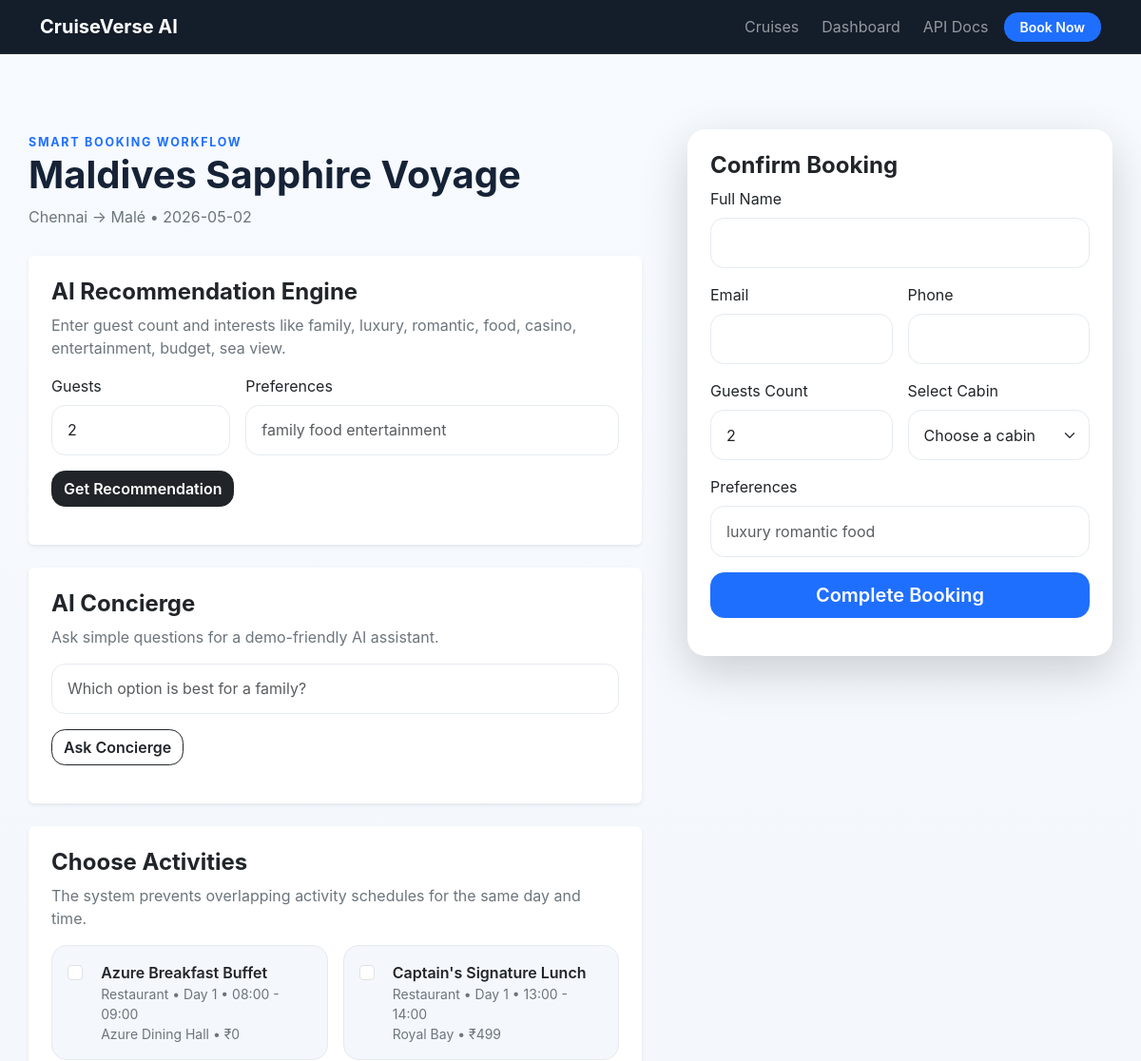
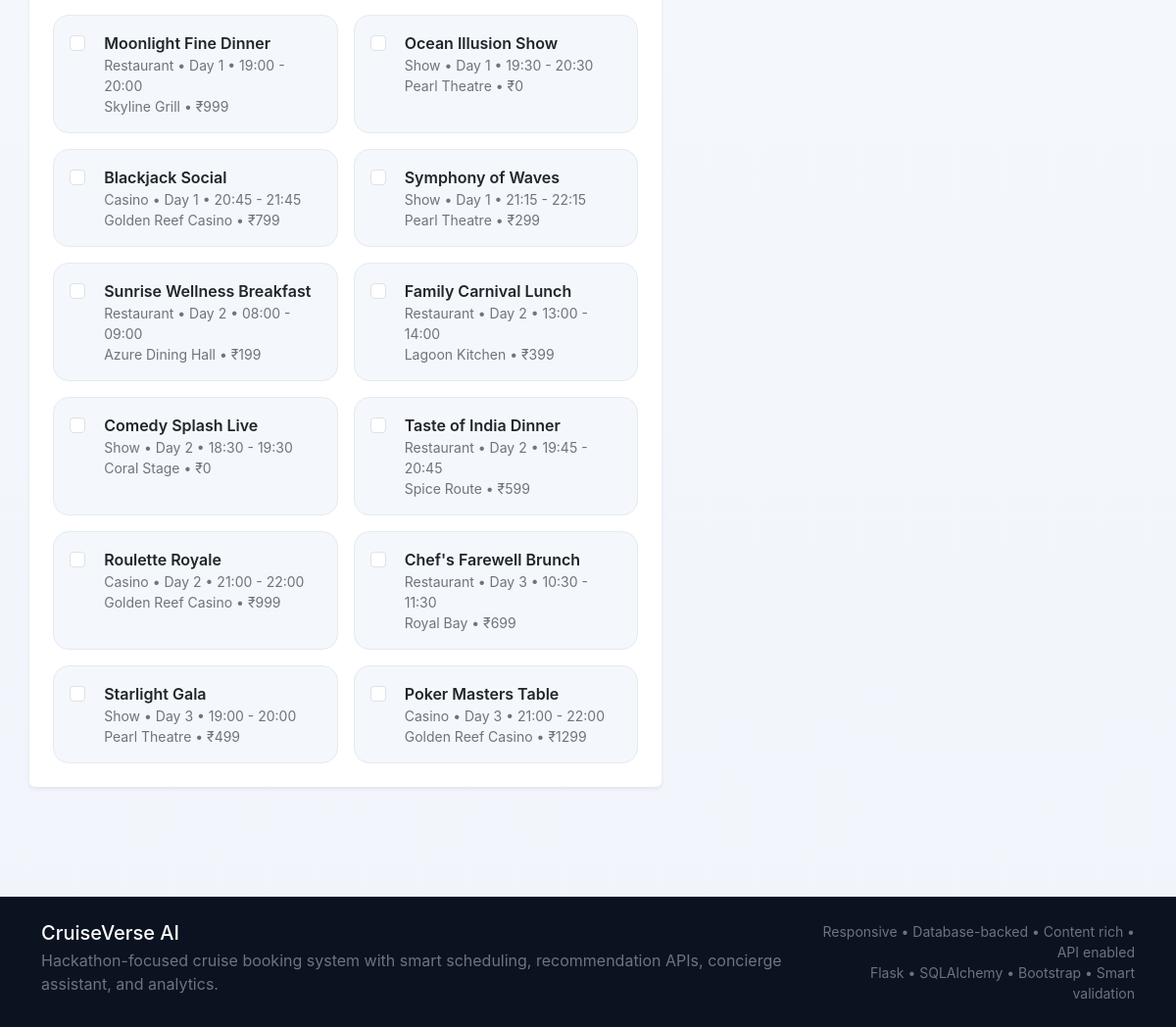
/booking/2, run on the app's committed database (2 pictures, top to bottom).
### app.py (models this page shows)
class Cruise(db.Model):
    id = db.Column(db.Integer, primary_key=True)
    code = db.Column(db.String(20), unique=True, nullable=False)
    name = db.Column(db.String(120), nullable=False)
    departure_port = db.Column(db.String(120), nullable=False)
    arrival_port = db.Column(db.String(120), nullable=False)
    sailing_date = db.Column(db.String(20), nullable=False)
    duration_nights = db.Column(db.Integer, nullable=False)
    ship_name = db.Column(db.String(120), nullable=False)
    base_price = db.Column(db.Float, nullable=False)
    image_url = db.Column(db.String(500), nullable=False)
    description = db.Column(db.Text, nullable=False)
    highlights = db.Column(db.Text, nullable=False)
    cabins = db.relationship("Cabin", backref="cruise", lazy=True, cascade="all, delete-orphan")
    activities = db.relationship("Activity", backref="cruise", lazy=True, cascade="all, delete-orphan")
    bookings = db.relationship("Booking", backref="cruise", lazy=True, cascade="all, delete-orphan")

class Activity(db.Model):
    id = db.Column(db.Integer, primary_key=True)
    cruise_id = db.Column(db.Integer, db.ForeignKey("cruise.id"), nullable=False)
    title = db.Column(db.String(120), nullable=False)
    category = db.Column(db.String(50), nullable=False)  # Restaurant, Show, Casino
    venue = db.Column(db.String(120), nullable=False)
    day_number = db.Column(db.Integer, nullable=False)
    slot_label = db.Column(db.String(50), nullable=False)
    start_time = db.Column(db.String(5), nullable=False)
    end_time = db.Column(db.String(5), nullable=False)
    capacity = db.Column(db.Integer, nullable=False)
    price = db.Column(db.Float, nullable=False, default=0)
    description = db.Column(db.Text, nullable=False)
    tags = db.Column(db.String(250), nullable=False)

### app.py (the view)
@app.route("/booking/<int:cruise_id>")
def booking_page(cruise_id: int):
    cruise = Cruise.query.get_or_404(cruise_id)
    cabins = Cabin.query.filter_by(cruise_id=cruise.id, is_available=True).order_by(Cabin.price.asc()).all()
    activities = Activity.query.filter_by(cruise_id=cruise.id).order_by(Activity.day_number.asc(), Activity.start_time.asc()).all()
    return render_template("booking.html", cruise=cruise, cabins=cabins, activities=activities)

### templates/booking.html (shortened to what this page needs)
{% extends "base.html" %}
{% block content %}
<div class="container section-gap">
  <div class="row g-5">
    <div class="col-lg-7">
      <div class="section-heading">
        <span class="eyebrow dark">SMART BOOKING WORKFLOW</span>
        <h1 class="fw-bold">{{ cruise.name }}</h1>
        <p class="text-secondary">{{ cruise.departure_port }} → {{ cruise.arrival_port }} • {{ cruise.sailing_date }}</p>
      </div>
      <div class="card border-0 shadow-sm">
        <div class="card-body p-4">
          <h4 class="fw-bold">AI Recommendation Engine</h4>
          <p class="text-secondary">Enter guest count and interests like family, luxury, romantic, food, casino, entertainment, budget, sea view.</p>
          <div class="row g-3">
            <div class="col-md-4">
              <label class="form-label">Guests</label>
              <input id="aiGuests" class="form-control" type="number" min="1" max="4" value="2">
            </div>
            <div class="col-md-8">
              <label class="form-label">Preferences</label>
              <input id="aiPreferences" class="form-control" placeholder="family food entertainment">
            </div>
            <div class="col-12">
              <button class="btn btn-dark" onclick="getRecommendations({{ cruise.id }})">Get Recommendation</button>
            </div>
          </div>
        </div>
      </div>
      <div class="card border-0 shadow-sm mt-4">
        <div class="card-body p-4">
          <h4 class="fw-bold">AI Concierge</h4>
          <p class="text-secondary">Ask simple questions for a demo-friendly AI assistant.</p>
          <div class="row g-3">
            <div class="col-12">
              <input id="conciergeMessage" class="form-control" placeholder="Which option is best for a family?">
            </div>
            <div class="col-12">
              <button class="btn btn-outline-dark" onclick="askConcierge()">Ask Concierge</button>
            </div>
          </div>
        </div>
      </div>
      <div class="card border-0 shadow-sm mt-4">
        <div class="card-body p-4">
          <h4 class="fw-bold">Choose Activities</h4>
          <p class="text-secondary">The system prevents overlapping activity schedules for the same day and time.</p>
          <div class="row g-3">
            {% for activity in activities %}
            <div class="col-md-6">
              <label class="activity-choice w-100">
                <input
                  type="checkbox"
                  class="form-check-input me-2 activity-input"
                  value="{{ activity.id }}"
                  data-day="{{ activity.day_number }}"
                  data-start="{{ activity.start_time }}"
                  data-end="{{ activity.end_time }}"
                  data-title="{{ activity.title }}"
                >
                <div>
                  <div class="fw-semibold">{{ activity.title }}</div>
                  <div class="small text-secondary">{{ activity.category }} • Day {{ activity.day_number }} • {{ activity.start_time }} - {{ activity.end_time }}</div>
                  <div class="small text-secondary">{{ activity.venue }} • ₹{{ "%.0f"|format(activity.price) }}</div>
                </div>
              </label>
            </div>
            {% endfor %}
          </div>
        </div>
      </div>
    </div>
    <div class="col-lg-5">
      <div class="card border-0 shadow-lg sticky-panel">
        <div class="card-body p-4">
          <h4 class="fw-bold">Confirm Booking</h4>
          <form id="bookingForm" class="row g-3">
            <div class="col-12">
              <label class="form-label">Full Name</label>
              <input id="customer_name" class="form-control" required>
            </div>
            <div class="col-md-6">
              <label class="form-label">Email</label>
              <input id="email" type="email" class="form-control" required>
            </div>
            <div class="col-md-6">
              <label class="form-label">Phone</label>
              <input id="phone" class="form-control" required>
            </div>
            <div class="col-md-6">
              <label class="form-label">Guests Count</label>
              <input id="guests_count" type="number" min="1" max="4" value="2" class="form-control" required>
            </div>
            <div class="col-md-6">
              <label class="form-label">Select Cabin</label>
              <select id="cabin_id" class="form-select" required>
                <option value="">Choose a cabin</option>
              </select>
            </div>
            <div class="col-12">
              <label class="form-label">Preferences</label>
              <input id="preferences" class="form-control" placeholder="luxury romantic food">
            </div>
            <div class="col-12">
              <button class="btn btn-primary w-100 btn-lg" type="submit">Complete Booking</button>
            </div>
          </form>
        </div>
      </div>
    </div>
  </div>
</div>
{% endblock %}

### static/styles.css (style rules this page uses)
:root { --bg:#08111f; --surface:#ffffff; --surface-soft:#f4f7fb; --primary:#1f6fff; --primary-dark:#124ec2; --text:#162236; --muted:#64748b; --border:#e5eaf1; --shadow:0 12px 32px rgba(15, 23, 42, 0.08); --radius:1.2rem; }
* { box-sizing:border-box }
body { margin:0; padding-top:72px; font-family:Inter,system-ui,-apple-system,BlinkMacSystemFont,"Segoe UI",sans-serif; color:var(--text); background:linear-gradient(180deg,#f7fbff 0%,#f1f5fb 100%); }
.section-gap { padding:4rem 0 }
.eyebrow { display:inline-block; text-transform:uppercase; letter-spacing:.14em; font-size:.78rem; font-weight:700; color:#a9c6ff; }
.eyebrow.dark { color:var(--primary) }
.cruise-card,.info-card,.metric-card,.filter-card,.soft-box,.activity-box,.empty-box,.mini-metric,.sticky-panel,.code-box { border-radius:var(--radius); }
.form-control,.form-select { border-radius:.9rem; border:1px solid var(--border); padding:.85rem 1rem; }
.btn { border-radius:.9rem; font-weight:600; }
.btn-primary { background:var(--primary); border-color:var(--primary); }
.section-heading { max-width:760px; margin-bottom:1.8rem; }
.activity-choice { display:flex; align-items:flex-start; gap:.7rem; border:1px solid var(--border); background:var(--surface-soft); border-radius:1rem; padding:1rem; cursor:pointer; height:100%; }
.activity-choice input { margin-top:.25rem }
.sticky-panel { position:sticky; top:90px; }

### data on the page
Cruise: name "Maldives Sapphire Voyage", departure_port "Chennai", arrival_port "Malé", sailing_date "2026-05-02"
Activity: title "Azure Breakfast Buffet", category "Restaurant", day_number "1", start_time "08:00", end_time "09:00", venue "Azure Dining Hall", price "0"
Activity: title "Captain's Signature Lunch", category "Restaurant", day_number "1", start_time "13:00", end_time "14:00", venue "Royal Bay", price "499"
Activity: title "Moonlight Fine Dinner", category "Restaurant", day_number "1", start_time "19:00", end_time "20:00", venue "Skyline Grill", price "999"
Activity: title "Ocean Illusion Show", category "Show", day_number "1", start_time "19:30", end_time "20:30", venue "Pearl Theatre", price "0"
Activity: title "Blackjack Social", category "Casino", day_number "1", start_time "20:45", end_time "21:45", venue "Golden Reef Casino", price "799"
Activity: title "Symphony of Waves", category "Show", day_number "1", start_time "21:15", end_time "22:15", venue "Pearl Theatre", price "299"
Activity: title "Sunrise Wellness Breakfast", category "Restaurant", day_number "2", start_time "08:00", end_time "09:00", venue "Azure Dining Hall", price "199"
Activity: title "Family Carnival Lunch", category "Restaurant", day_number "2", start_time "13:00", end_time "14:00", venue "Lagoon Kitchen", price "399"
Activity: title "Comedy Splash Live", category "Show", day_number "2", start_time "18:30", end_time "19:30", venue "Coral Stage", price "0"
Activity: title "Taste of India Dinner", category "Restaurant", day_number "2", start_time "19:45", end_time "20:45", venue "Spice Route", price "599"
Activity: title "Roulette Royale", category "Casino", day_number "2", start_time "21:00", end_time "22:00", venue "Golden Reef Casino", price "999"
Activity: title "Chef's Farewell Brunch", category "Restaurant", day_number "3", start_time "10:30", end_time "11:30", venue "Royal Bay", price "699"
Activity: title "Starlight Gala", category "Show", day_number "3", start_time "19:00", end_time "20:00", venue "Pearl Theatre", price "499"
Activity: title "Poker Masters Table", category "Casino", day_number "3", start_time "21:00", end_time "22:00", venue "Golden Reef Casino", price "1299"
